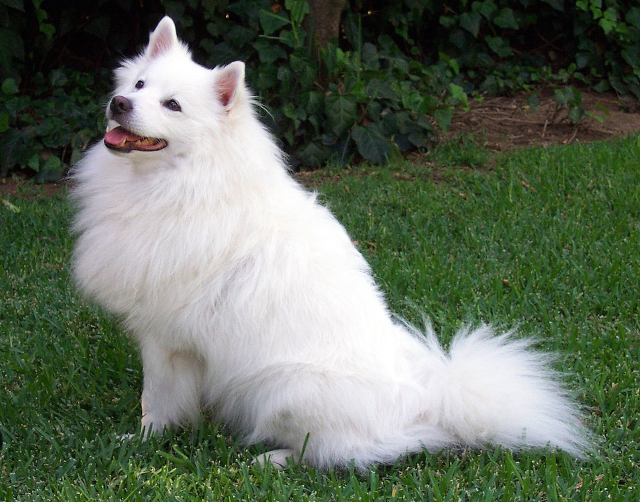
#> input picture Praktikum 1/dog_color.jpg, 1280 x 1004 px, found by its file name (shown at 1/2 size)
$ jupyter execute L02.ipynb   (shell and % lines are left out)
#> lines starting #> are read from the running program, lines starting #| are printed output that depends on the picture; after the words box and inside, x2 and y2 are one past the last pixel; in counts of white or black regions, pixels touching at a corner belong together
# Laboratory Day 2: Digital Image

## 1. Image operations by OpenCV
In this section, we will learn basic OpenCV operations for images. OpenCV is an open-source library for the computer vision. It provides a tool to work with images. It was officially launched in 1999 by Intel and was written in C/C++ in the early stage. But now it is commonly used in Python for the computer vision as well.

Reference:
https://docs.opencv.org/4.x/d0/de3/tutorial_py_intro.html

[cell 1]
import numpy as np
import matplotlib.pyplot as plt
import cv2

# please do not use other library to solve the exercises in this laboratory.

**Exercise 1.1 (5 points)**:
- Load color image file 'dog_color.jpg' using i_c = cv2.imread(..). Note that OpenCV outputs BRG channels, not RGB channels.
- Convert BRG to RGB channels. And then display the image using plt.imshow().
- Select only the red channel and display it using plt.imshow().

[cell 2]
# Solution
# The file 'Praktikum 1/dog_color.jpg' was not found.
# Please ensure the image file is uploaded to your Colab environment and the path is correct.
# Also, for loading images with OpenCV, cv2.imread() should be used.

# Corrected code structure:
# i_c = cv2.imread('path/to/your/dog_color.jpg')
# For example, if the file is in the root directory, use 'dog_color.jpg'
# If it's in a subfolder called 'images', use 'images/dog_color.jpg'

# Assuming 'dog_color.jpg' is directly in the content directory after uploading:
i_c = cv2.imread('/content/ComputerVision26/Praktikum 1/dog_color.jpg')
#> i_c is the input picture: shape (1004, 1280, 3); mean B, G, R 93.9, 110, 99.1

# Check if the image was loaded successfully
if i_c is None:
    print("Error: Could not load image. Please check the file path.")
else:
    # Convert BRG to RGB channels (OpenCV loads in BGR by default)
    i_c_rgb = cv2.cvtColor(i_c, cv2.COLOR_BGR2RGB)

    # Display the RGB image
    plt.figure(figsize=(10, 5))
    plt.subplot(1, 2, 1)
    plt.imshow(i_c_rgb)
    plt.title('Color Image (RGB)')
    plt.axis('off')

    # Select only the red channel
    red_channel = i_c_rgb[:, :, 0] # Red channel is the first channel in RGB
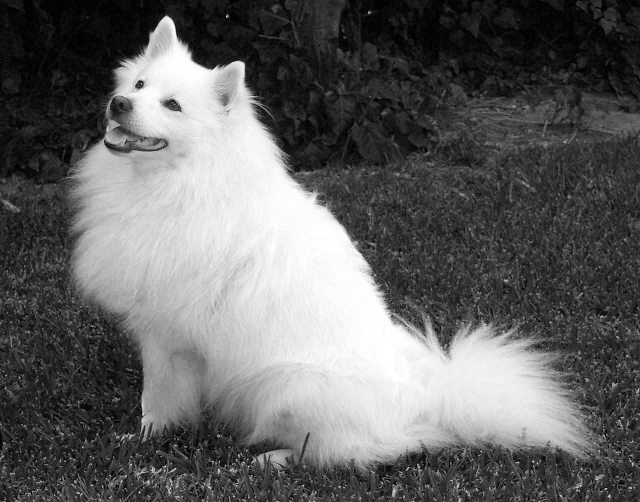
#> red_channel: shape (1004, 1280) (shown at 1/2 size); min 0, max 255, mean 99.1

    # Display the red channel
    plt.subplot(1, 2, 2)
    plt.imshow(red_channel)
    plt.title('Red Channel')
    plt.axis('off')

    plt.show()

**Exercise 1.2  (5 points)**:
- Convert the image "dog_color.jpg" into gray scale. Display it and save as "**dog_gray.png**".
- Convert the obtained gray-scale image into a binary image using cv2.threshold() for threshold value 150. Display it and save as "dog_binary1.png".
- Convert the obtained gray-scale image into a binary image using cv2.threshold() for threshold value 70. Display it and save as "dog_binary2.png".

[cell 3]
i_c_grey = cv2.cvtColor(i_c, cv2.COLOR_BGR2GRAY)
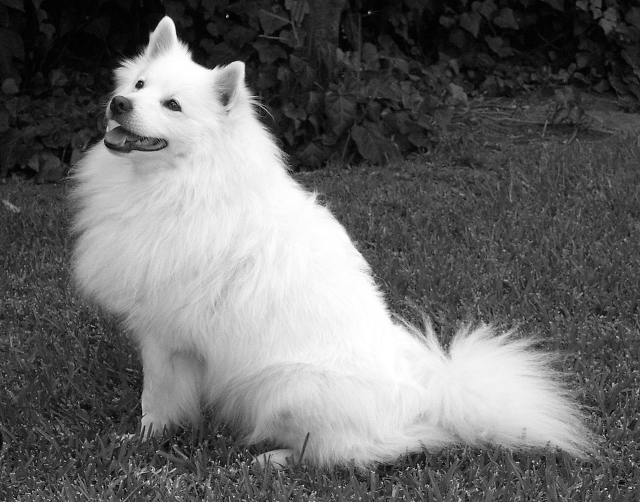
#> i_c_grey: shape (1004, 1280) (shown at 1/2 size); min 0, max 255, mean 104.9

# Save the grayscale image
cv2.imwrite('dog_gray.png', i_c_grey)

# Display the grayscale image
plt.figure(figsize=(10, 5))
plt.subplot(1, 1, 1)
plt.imshow(i_c_grey, cmap='gray')
plt.title('Grey Image')
plt.axis('off')

plt.show()

[cell 4]
# The cv2.threshold function is used incorrectly.
# It expects the source image, a threshold value, a max_value, and a thresholding type.
# Also, cv2.threshold returns two values (ret, binary_image), and the output should be assigned to i_c_binary.
# cv2.cvtColor is not needed here, as we are converting a grayscale image to binary using thresholding.

# Convert the obtained gray-scale image into a binary image using cv2.threshold() for threshold value 150.
# The 'ret' value is the actual threshold used, 'i_c_binary1' is the resulting binary image.
ret, i_c_binary1 = cv2.threshold(i_c_grey, 150, 255, cv2.THRESH_BINARY)
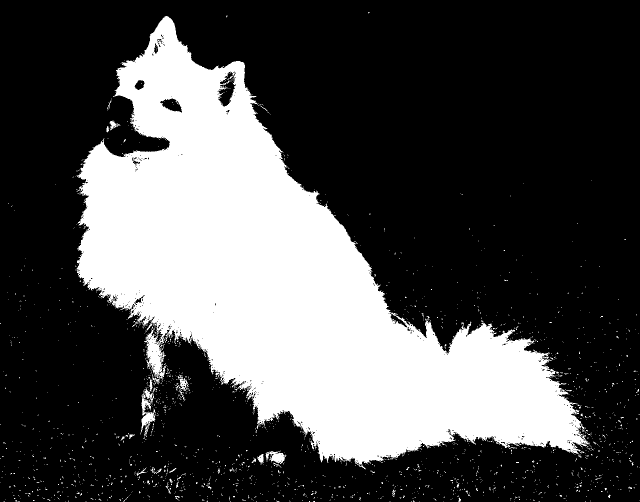
#> i_c_binary1: shape (1004, 1280) (shown at 1/2 size); 30.1% white; 1883 white regions (1844 under 20 px), largest, box (x1, y1, x2, y2) and area: (153, 32, 1180, 939) 377664, (281, 777, 312, 874) 1186, (531, 902, 573, 928) 597

# Save the binary image
cv2.imwrite('dog_binary1.png', i_c_binary1)

# Display the binary image
plt.figure(figsize=(10, 5))
plt.subplot(1, 1, 1)
plt.imshow(i_c_binary1, cmap='gray') # Binary images are usually displayed in grayscale
plt.title('Binary Image (Threshold 150)')
plt.axis('off')

plt.show()

[cell 5]
ret, i_c_binary2 = cv2.threshold(i_c_grey, 70, 255, cv2.THRESH_BINARY)
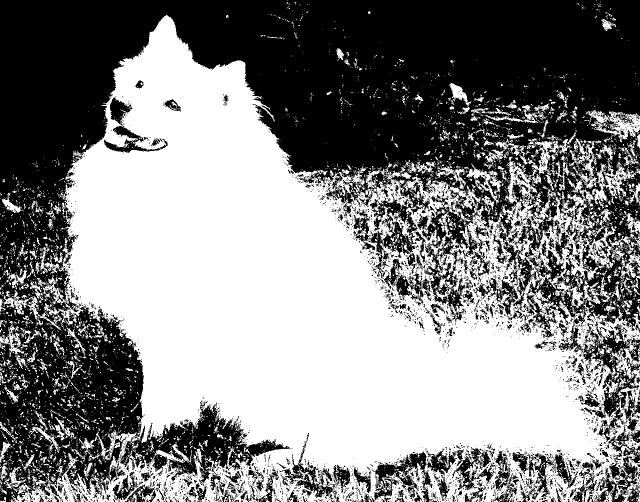
#> i_c_binary2: shape (1004, 1280) (shown at 1/2 size); 52.7% white; 3910 black regions (3616 under 20 px), largest, box (x1, y1, x2, y2) and area: (0, 0, 1280, 1004) 532102, (1117, 642, 1280, 884) 9774, (1189, 853, 1280, 1004) 4668

# Save the binary image
cv2.imwrite('dog_binary2.png', i_c_binary1)

# Display the binary image
plt.figure(figsize=(10, 5))
plt.subplot(1, 1, 1)
plt.imshow(i_c_binary2, cmap='gray')
plt.title('Binary Image (Threshold 70)')
plt.axis('off')

plt.show()

# 2. Histogram

**Exercise 2.1  (5 points)** :
- Load image '**dog_gray.png**' into gray-scale. Compute and display its histogram by using cv.calcHist(). Please use #bin = 256.
- Find the number of pixels from histogram, whose gray-scale intensity is equal to 150.
- Select #bin = 20 and display the resulted histogram.

Reference: https://docs.opencv.org/4.x/d1/db7/tutorial_py_histogram_begins.html

[cell 6]
dog_gray = cv2.imread('dog_gray.png', cv2.IMREAD_GRAYSCALE)
assert dog_gray is not None, "file could not be read, check with os.path.exists()"
hist_dog_gray = cv2.calcHist([dog_gray],[0],None,[256],[0,256])
#> hist_dog_gray = 256 values, max 12160 at index 63, min 1129 at index 0, mean 5020

# Visualisierung, just for fun
plt.plot(hist_dog_gray)
plt.title("Histogramm (256 Bins)")
plt.xlabel("Helligkeitswert (0-255)")
plt.ylabel("Anzahl der Pixel")
plt.show()
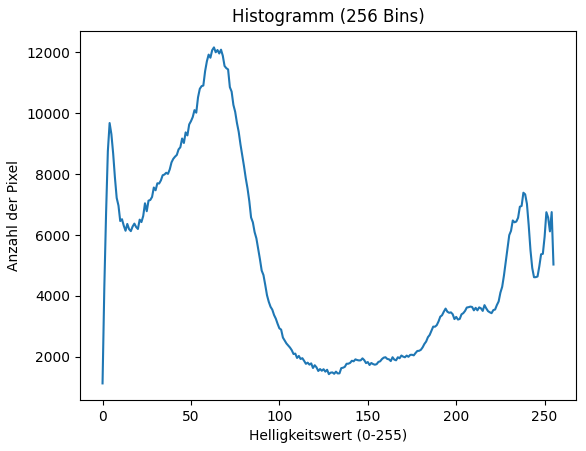
#> figure drawn by matplotlib, 1 panel; curve peaks at x = 63, y = 12160

[cell 7]
pixel_count_150 = hist_dog_gray[150]
#> pixel_count_150 = [1830]

print(f"Es gibt genau {pixel_count_150[0]} Pixel mit der Intensität 150.")
#| Es gibt genau 1830.0 Pixel mit der Intensität 150.

[cell 8]
# 1. Histogramm mit nur 20 Bins berechnen
# [dog_gray]: Dein Bild, [0]: Kanal, None: Keine Maske, [20]: Anzahl Bins, [0, 256]: Wertebereich
hist_20 = cv2.calcHist([dog_gray], [0], None, [20], [0, 256])
#> hist_20 = 20 values, max 146033 at index 5, min 19725 at index 9, mean 64256

# 2. Das Ergebnis anzeigen
plt.figure(figsize=(10, 5))
# Bei wenigen Bins ist ein Balkendiagramm (bar) oft übersichtlicher als eine Linie (plot)
plt.bar(range(20), hist_20.flatten(), width=0.8, color='gray')

plt.title("Histogramm mit 20 Bins")
plt.xlabel("Bin Index (0-19)")
plt.ylabel("Anzahl der Pixel")
plt.xticks(range(20)) # Zeigt alle 20 Ticks auf der X-Achse
plt.show()
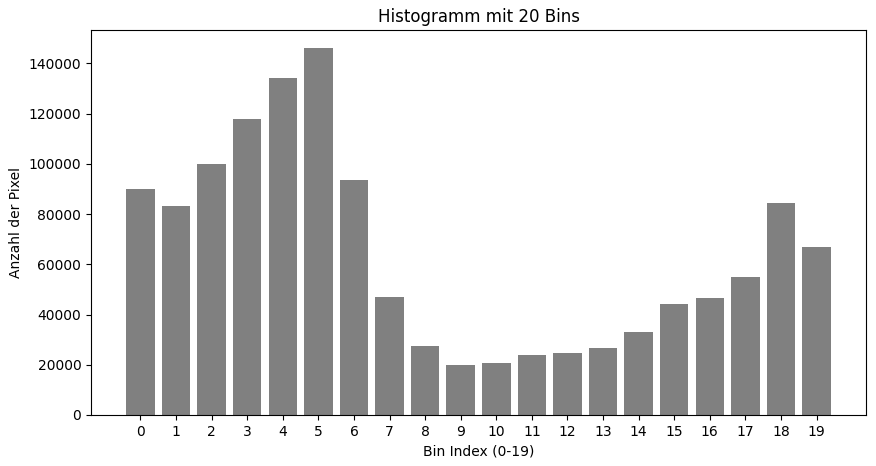
#> figure drawn by matplotlib, 1 panel; tallest bar 146033 high, from x = 4.6 to 5.4

**Exercise 2.2 (5 points)**: 16-bit image

- Convert the 8-bit image '**dog_gray.png**' into an 16-bit image using numpy operations. Save it as "**dog_gray_16bit.png**" using cv2.imwrite().
- Display its histogram by #bins = 512.
- Explain why there are zeros in the histogram of the obtained 16-bit image.

Note:
a) In Windows OP, one can right-click an image file, then click property, in "Bit-depth" one can verify the number of bits per pixel.

b) Value 255 = 2^8 -1 in 8-bit image corresponds to value 2^16-1 in 16-bit images

[cell 9]
# Bild laden
img_8bit = cv2.imread('dog_gray.png', cv2.IMREAD_GRAYSCALE)

# Umrechnung: 8-bit * 257 = 16-bit
# (255 * 257 = 65535)
img_16bit = (img_8bit.astype(np.uint32) * 257).astype(np.uint16)

# Speichern
cv2.imwrite('dog_gray_16bit.png', img_16bit)
#> Out = True

[cell 10]
hist_16 = cv2.calcHist([img_16bit], [0], None, [512], [0, 65536])
#> hist_16 = 512 values, max 12160 at index 126, min 0 at index 1, mean 2510
plt.plot(hist_16)
plt.show()
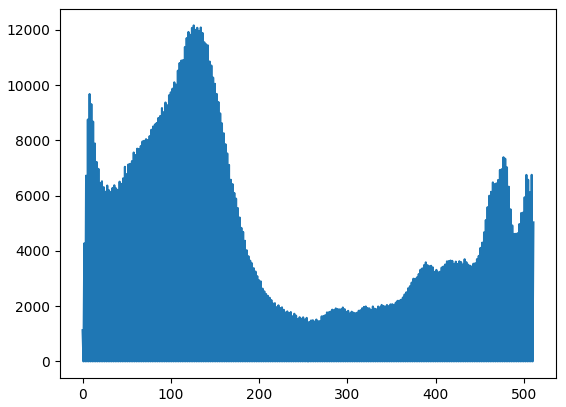
#> figure drawn by matplotlib, 1 panel; curve peaks at x = 126, y = 12160

Weil durch die Skalierung auf eine höhere Bildqualität, weißräume entstehen, welche man durch das Histogramm erkennen kann.

Der Grund dafür ist, dass man dem Bild nicht mehr Informationen hinzufügen kann, als durch die niedrigere Skalierung schon vorhanden sind.

**Exercise 2.3 (10 points)**: Auto-contrast

Auto-contrast operation can be described by the following transformation:

- Write a python function to realize the auto-contrast operation. Apply this function to image "**dog_lowcontrast.png**". Note that $g_{high}$ and $g_{low}$ refer to the smallest value and the largest value found in the histogram of "dog_lowcontrast.png", respectively.
- Display the histogram before and after the auto-contrast operation.
- Call function cv2.convertScaleAbs() to do auto-contrast operation. Displace the resulted histogram.

[cell 11]
# Load the low contrast grayscale image
img_lowcontrast = cv2.imread('/content/ComputerVision26/Praktikum 1/dog_lowcontrast.png', cv2.IMREAD_GRAYSCALE)
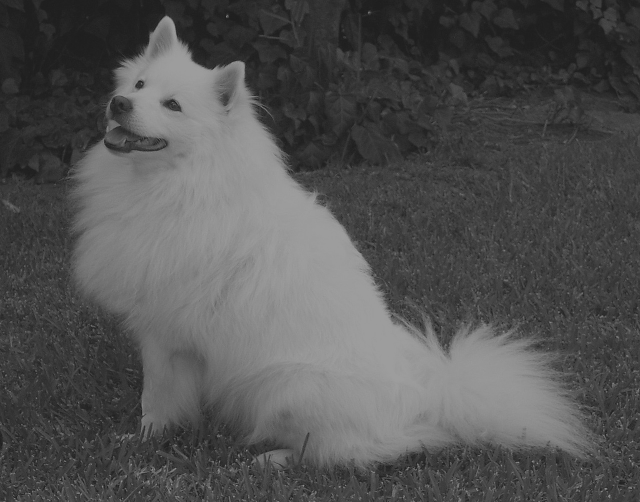
#> input picture Praktikum 1/dog_lowcontrast.png, 1280 x 1004 px, found by its file name (shown at 1/2 size)
#> img_lowcontrast is the input picture: shape (1004, 1280); min 30, max 157, mean 82.2

# Check if the image was loaded successfully
if img_lowcontrast is None:
    print("Error: Could not load image 'dog_lowcontrast.png'. Please check the file path.")
else:
    print("Image 'dog_lowcontrast.png' loaded successfully.")
    plt.figure(figsize=(6, 6))
    plt.imshow(img_lowcontrast)
    plt.title('Original Low Contrast Image')
    plt.axis('off')
    plt.show()

[cell 12]
def auto_contrast(image):
    # g_low und g_high extrahieren (kleinster und größter vorkommender Wert)
    g_low = np.min(image)
#> g_low = 30
    g_high = np.max(image)
#> g_high = 157

    # Sicherstellen, dass wir nicht durch Null teilen (falls das Bild einfarbig ist)
    if g_high == g_low:
        return image

    # Die Formel anwenden:
    # 1. Bild in float umwandeln für präzise Rechnung
    # 2. Skalierung durchführen
    # 3. Zurück in uint8 (8-Bit) konvertieren und auf 0-255 clippen
    img_stretched = (image.astype(np.float32) - g_low) * (255.0 / (g_high - g_low))

    return np.clip(img_stretched, 0, 255).astype(np.uint8)

[cell 13]
image_autocontrast = auto_contrast(img_lowcontrast)
hist_image_autocontrast = cv2.calcHist([image_autocontrast],[0],None,[256],[0,256])
#> hist_image_autocontrast = 256 values, max 24228 at index 62, min 0 at index 1, mean 5020

# Visualisierung, just for fun
plt.figure()
plt.plot(image_autocontrast)
plt.title("Histogramm Autocontrast")
plt.xlabel("Helligkeitswert (0-255)")
plt.ylabel("Anzahl der Pixel")
plt.show()
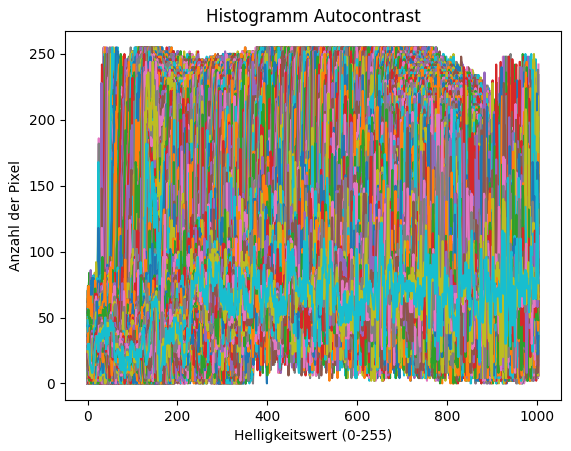
#> figure drawn by matplotlib, 1 panel; curve peaks at x = 646, y = 160; curve peaks at x = 848, y = 192; curve peaks at x = 955, y = 164

**Exercise 2.4 (10 points)**:
Clipping contains two steps.
- Step 1: Select proper values of $g_{0}$ and $g_1$. Mapping all pixel values, which are smaller than $g_0$, to 0. Mapping all pixel values, which are bigger than $g_1$ to 255.
- Step 2: Auto-contrast operation for the rest pixels, which have gray-scale values $\in$ [$g_0$, $g_1$].

For 8-bit image, clipping can be formulated as the following transformation:

Please realize the clipping operaiton to the gray image "**dog_gray.png**". Please choose $g_0$ and $g_1$ such that 2.5% of total pixels have gray values less than $g_0$ and 2.5% of total pixels have values greater than $g_1$.

Required outputs:
*   Print the selected values of $g_0$ and $g_1$
*   Display the resulted picture after clipping and its histogram.

[cell 14]
# Load the gray image 'dog_gray.png'
img_gray = cv2.imread('dog_gray.png', cv2.IMREAD_GRAYSCALE)

# Check if image loaded successfully
if img_gray is None:
    print("Error: Could not load image 'dog_gray.png'. Please ensure the file exists.")
else:
    # Calculate histogram
    hist = cv2.calcHist([img_gray], [0], None, [256], [0, 256])
#> hist has the same summary as hist_dog_gray

    # Calculate cumulative distribution function (CDF)
    cdf = hist.cumsum()
#> cdf = 256 values from 1129 to 1285120
    cdf_normalized = cdf * hist.max() / cdf.max()
#> cdf_normalized = 256 values from 10.68 to 12160

    # Total number of pixels
    total_pixels = img_gray.shape[0] * img_gray.shape[1]
#> total_pixels = 1285120

    # Find g0 (2.5% of total pixels less than g0)
    target_pixels_low = total_pixels * 0.025
#> target_pixels_low = 32128
    g0 = 0
    for i in range(256):
        if cdf[i] >= target_pixels_low:
            g0 = i
            break

    # Find g1 (2.5% of total pixels greater than g1)
    target_pixels_high = total_pixels * 0.975
#> target_pixels_high = 1252992
    g1 = 255
    for i in range(255, -1, -1):
        if cdf[i] <= target_pixels_high:
            g1 = i
            break

    print(f"Selected g0: {g0}")
    print(f"Selected g1: {g1}")

    # Apply clipping transformation
    img_clipped = np.zeros_like(img_gray, dtype=np.uint8)
    # Avoid division by zero if g1 == g0
    if (g1 - g0) == 0:
        # If g1 and g0 are the same, all values are mapped to 0 or 255 depending on threshold
        img_clipped[img_gray <= g0] = 0
        img_clipped[img_gray > g0] = 255
    else:
        img_clipped = np.where(img_gray < g0, 0,
                             np.where(img_gray > g1, 255,
                                      np.round((img_gray - g0) * (255.0 / (g1 - g0))).astype(np.uint8)))

    # Calculate histogram of the clipped image
    hist_clipped = cv2.calcHist([img_clipped], [0], None, [256], [0, 256])
#> hist_clipped = 256 values, max 42552 at index 255, min 0 at index 12, mean 5020

    # Display images and histograms
    plt.figure(figsize=(15, 6))

    plt.subplot(2, 2, 1)
    plt.imshow(img_gray, cmap='gray')
    plt.title('Original Gray Image')
    plt.axis('off')

    plt.subplot(2, 2, 2)
    plt.plot(hist)
    plt.title('Original Histogram')
    plt.xlabel('Pixel Intensity')
    plt.ylabel('Frequency')
    plt.xlim([0, 256])

    plt.subplot(2, 2, 3)
    plt.imshow(img_clipped, cmap='gray')
    plt.title('Clipped Image')
    plt.axis('off')

    plt.subplot(2, 2, 4)
    plt.plot(hist_clipped)
    plt.title('Clipped Image Histogram')
    plt.xlabel('Pixel Intensity')
    plt.ylabel('Frequency')
    plt.xlim([0, 256])

    plt.tight_layout()
    plt.show()
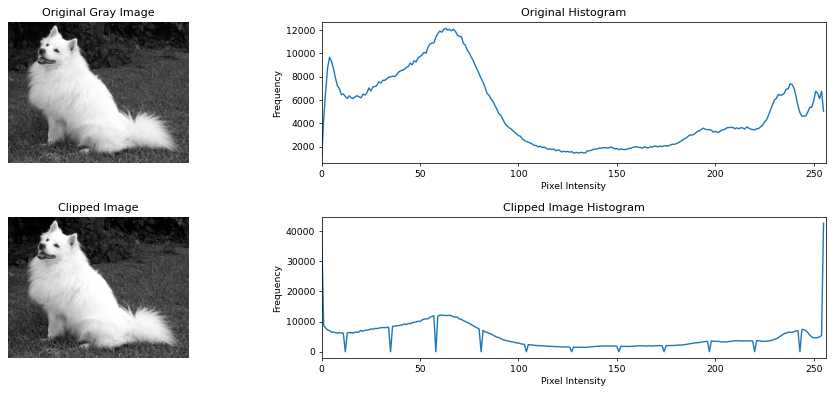
#> figure drawn by matplotlib, 4 panels; panel 2: curve peaks at x = 63, y = 12160; panel 4: curve peaks at x = 255, y = 42552
